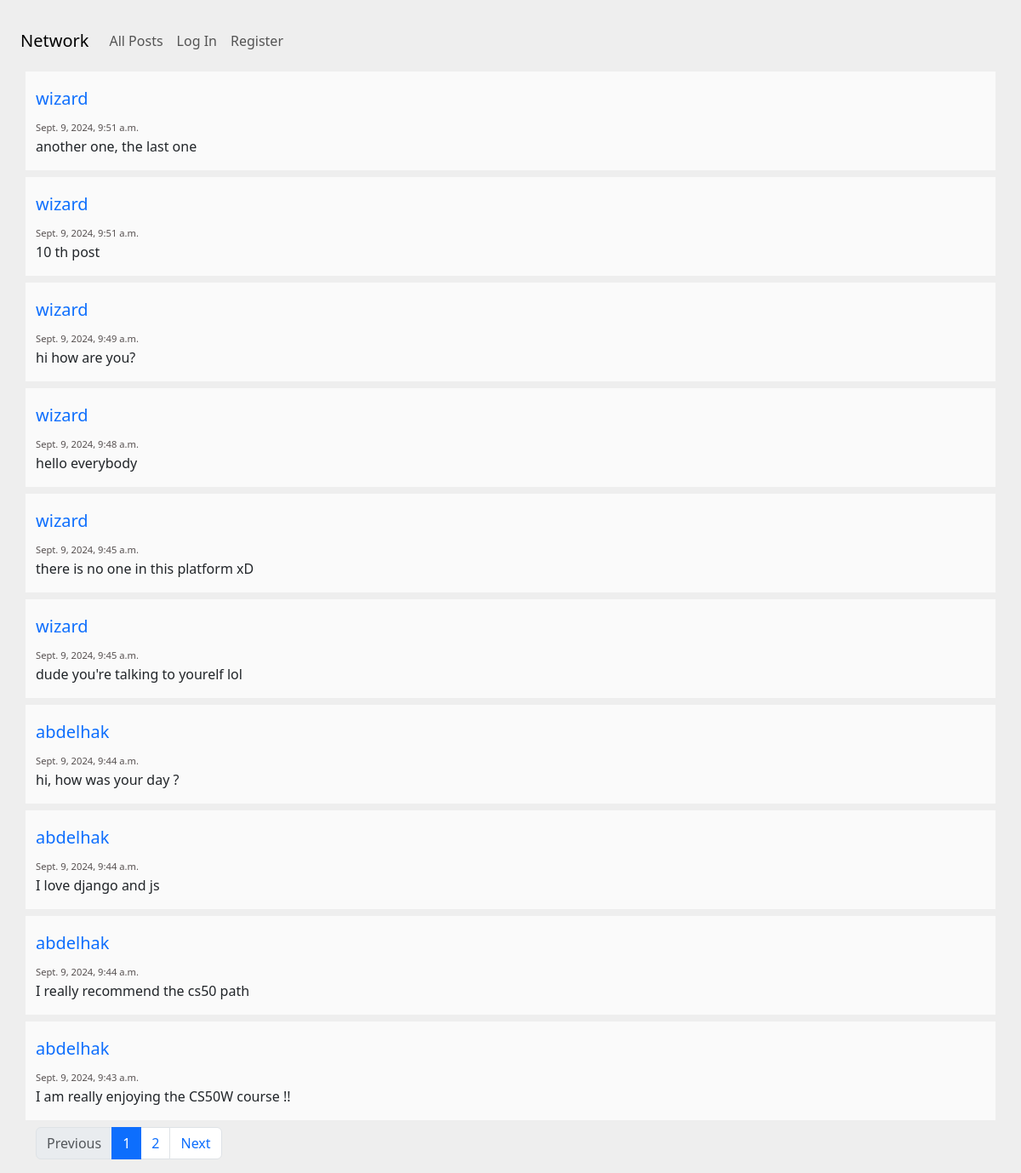
The page / on the database its author committed.
### network/models.py (models this page shows, shortened)
class Post(models.Model):
    content = models.TextField()
    creation_date = models.DateTimeField(auto_now_add=True)
    owner = models.ForeignKey(User, on_delete=models.CASCADE, related_name="posts")

class User(AbstractUser):
    followings = models.ManyToManyField('self', symmetrical=False, related_name="followers")
    def __str__(self):
        return self.username

### network/views.py (the view)
# urls.py: path("", views.index, name="index"),
def index(request, i=1):
    posts = Post.objects.all().order_by('-creation_date')
    paginator = Paginator(posts, 10) #a paginator would have 10 posts only
    postsUI= paginator.page(i)
    return render(request, "network/index.html",
                  {"posts": postsUI,
                   "paginator": paginator
                   })

### network/templates/network/index.html (shortened to what this page needs)
{% extends "network/posts.html" %}
{% block paginator %}
<div class="container text-center mt-6">
  <nav aria-label="...">
    <ul class="pagination">
      <li class="page-item {% if not posts.has_previous %}disabled{% endif %}">
        <a class="page-link" href="{% if posts.has_previous %}{% url 'page' i=posts.previous_page_number %}{% endif %}">Previous</a>
      </li>
      {% for i in paginator.page_range %}
        {% if i == posts.number %}
          <li class="page-item active" aria-current="page">
            <span class="page-link">
              {{ i }}
            </span>
          </li>
        {% else %}
          <li class="page-item">
            <a class="page-link" href="{% url 'page' i=i %}">{{ i }}</a>
          </li>
        {% endif %}
      {% endfor %}
      <li class="page-item {% if not posts.has_next %}disabled{% endif %}">
        <a class="page-link" href="{% if posts.has_next %}{% url 'page' i=posts.next_page_number %}{% endif %}">Next</a>
      </li>
    </ul>
  </nav>
  </div>
{% endblock %}

### network/templates/network/posts.html (shortened to what this page needs)
{% extends "network/layout.html" %}
{% load static %}
{% block body %}
{% for post in posts %}
<div class="container">
  <div class="row mt-2 mb-2 g-bg-secondary" >
    <div class="col-md-8">
        <div id="post" class="post" data-post-id="{{ post.id }}">
          <div>
            <h5>
              <a id="post_owner" class="no-underline" data-owner-id="{{ post.owner.id }}" href="{% url 'profile' user_id=post.owner.id %}">
                {{ post.owner }}
              </a>
            </h5>
            <span class="g-color-gray-dark-v4 g-font-size-12" >{{ post.creation_date }}</span>
          </div>
          <div id="content-{{ post.id }}">{{ post.content }}</div>
        </div>
      </div>
    </div>
  </div>
</div>
{% endfor %}
{% block paginator %}{% endblock %}
{% endblock%}

### network/templates/network/layout.html (shortened to what this page needs)
{% load static %}
<!DOCTYPE html>
<html lang="en">
    <head>
        <link href="https://cdn.jsdelivr.net/npm/bootstrap@5.3.3/dist/css/bootstrap.min.css" rel="stylesheet">        <link href="https://maxcdn.bootstrapcdn.com/font-awesome/4.7.0/css/font-awesome.min.css" rel="stylesheet">
        <link href="{% static 'network/styles.css' %}" rel="stylesheet">
        <link rel="stylesheet" href="https://cdn.jsdelivr.net/npm/bootstrap-icons@1.3.0/font/bootstrap-icons.css">
    </head>
    <body>
        <nav class="navbar navbar-expand-lg ms-4">
            <a class="navbar-brand" href="#">Network</a>
            <div>
              <ul class="navbar-nav mr-auto">
                <li class="nav-item">
                  <a class="nav-link" href="{% url 'index' %}">All Posts</a>
                </li>
                {% if user.is_authenticated %}
                    <li class="nav-item">
                        <a class="nav-link" href="{% url 'following'%}">Following</a>
                    </li>
                    <li class="nav-item">
                        <a class="nav-link" href="{% url 'logout' %}">Log Out</a>
                    </li>
                {% else %}
                    <li class="nav-item">
                        <a class="nav-link" href="{% url 'login' %}">Log In</a>
                    </li>
                    <li class="nav-item">
                        <a class="nav-link" href="{% url 'register' %}">Register</a>
                    </li>
                {% endif %}
              </ul>
            </div>
          </nav>
        <div class="body">
            {% block body %}
            {% endblock %}
    </body>
</html>

### network/static/network/styles.css (style rules this page uses)
body { margin-top:20px; background:#eee; }
.g-bg-secondary { background-color: #fafafa !important; }
.g-font-size-12 { font-size: 0.85714rem !important; }
.post { margin-top:20px; }
.g-color-gray-dark-v4 { color: #1b1313bb !important; }
.g-font-size-12 { font-size: 0.7rem !important; }
.no-underline { text-decoration: none; }

### rows shown on the page
Post: owner "wizard", creation_date "Sept. 9, 2024, 9:51 a.m.", content "another one, the last one"
Post: owner "wizard", creation_date "Sept. 9, 2024, 9:51 a.m.", content "10 th post"
Post: owner "wizard", creation_date "Sept. 9, 2024, 9:49 a.m.", content "hi how are you?"
Post: owner "wizard", creation_date "Sept. 9, 2024, 9:48 a.m.", content "hello everybody"
Post: owner "wizard", creation_date "Sept. 9, 2024, 9:45 a.m.", content "there is no one in this platform xD"
Post: owner "wizard", creation_date "Sept. 9, 2024, 9:45 a.m.", content "dude you're talking to yourelf lol"
Post: owner "abdelhak", creation_date "Sept. 9, 2024, 9:44 a.m.", content "hi, how was your day ?"
Post: owner "abdelhak", creation_date "Sept. 9, 2024, 9:44 a.m.", content "I love django and js"
Post: owner "abdelhak", creation_date "Sept. 9, 2024, 9:44 a.m.", content "I really recommend the cs50 path"
Post: owner "abdelhak", creation_date "Sept. 9, 2024, 9:43 a.m.", content "I am really enjoying the CS50W course !!"

### other values the page prints
{{ i }} "1"
{{ i }} "2"
